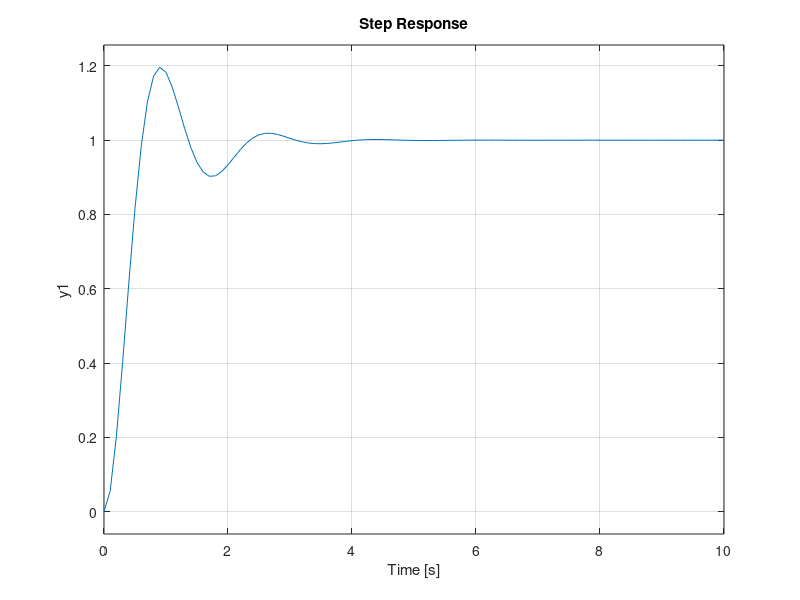

MATLAB code for this plot: (Note: this script raises an error after producing the figure.)
%% 2024
%% 2

s=tf('s');
G=1/(s+2);
H1=1/(s+3);
H2=5;
Gfb=feedback(G,H2);
T=Gfb+H1

%% 3

t=0:0.1:10;
num=6;
den=[1 4 6];
sys=ss(tf(num,den));
x0=[1;1];
u=t;
y=lsim(sys,u,t,x0);
plot(t,y)

s=tf('s');
Gr=2.07+3.27/s;
Gpf=6/(s^2+4*s+6);
Gol=Gr*Gpf;
Gcl=feedback(Gol,1)

t=0:0.1:10;
step(Gcl,t)
info=stepinfo(Gcl)

Gr2=1.2+3.27/s;
Gol2=Gr2*Gpf;
Gcl2=feedback(Gol2,1);
step(Gcl,Gcl2,t)

%% 4
% G = tf(180, [1 24 89 180]);

den=[1 24 89 180];
p=roots(den)

s=tf('s');
G=180/(s^3+24*s^2+89*s+180);

p=pole(G);
[~,i]=min(abs(p));
pdom=p(i);

pr=p; pr(i)=[];
ratio=min(abs(pr))/abs(pdom);

a=abs(real(pdom));
Gred=dcgain(G)*a/(s+a);

t=0:0.01:10;
step(G,Gred,t)

infoG=stepinfo(G);
infoGred=stepinfo(Gred);

dcG=dcgain(G);
dcGred=dcgain(Gred);

[ratio infoG.SettlingTime infoGred.SettlingTime infoG.Overshoot infoGred.Overshoot dcG dcGred]

%% 5
